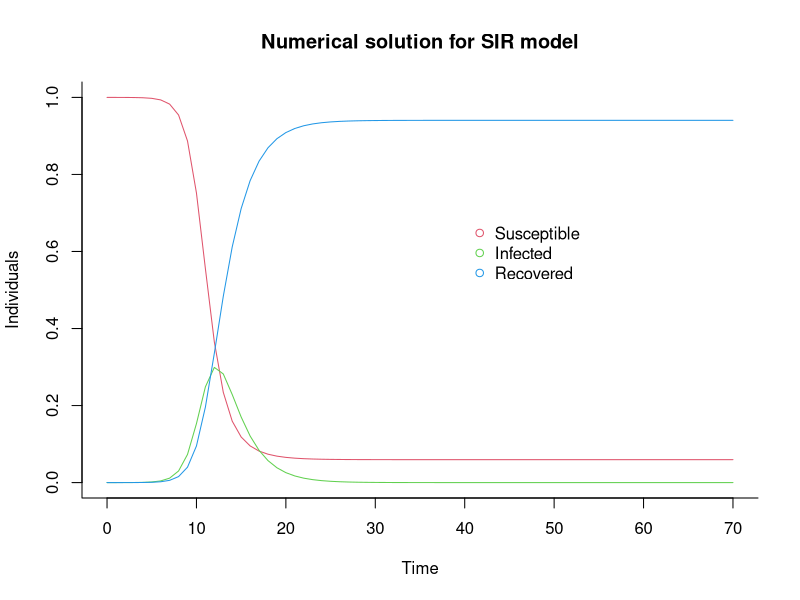

Recreate this plot in R.
## Load deSolve package
library(deSolve)

## Create an SIR function
sir <- function(time, state, parameters) {
  
  with(as.list(c(state, parameters)), {
    
    dS <- -beta * S * I
    dI <-  beta * S * I - gamma * I
    dR <-                 gamma * I
    
    return(list(c(dS, dI, dR)))
  })
}

### Set parameters
## Proportion in each compartment: Susceptible 0.999999, Infected 0.000001, Recovered 0
init       <- c(S = 0.99999, I = 0.00001, R = 0.0)
## beta: infection parameter; gamma: recovery parameter
parameters <- c(beta = 1.5, gamma = 0.5)
## Time frame
times      <- seq(0, 70, by = 1)

## Solve using ode (General Solver for Ordinary Differential Equations)
out <- ode(y = init, times = times, func = sir, parms = parameters)
## change to data frame
out <- as.data.frame(out)
## Delete time variable
out$time <- NULL
## Show data
head(out, 70)


## Plot
matplot(x = times, y = out, type = "l",
        xlab = "Time", ylab = "Individuals", main = "Numerical solution for SIR model",
        lwd = 1, lty = 1, bty = "l", col = 2:4)

## Add legend
legend(40, 0.7, c("Susceptible", "Infected", "Recovered"), pch = 1, col = 2:4, bty = "n")
